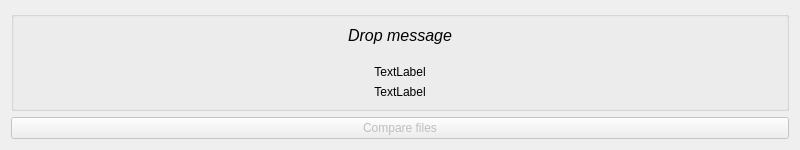
<?xml version="1.0" encoding="UTF-8"?>
<ui version="4.0">
 <class>DropWindow</class>
 <widget class="QWidget" name="DropWindow">
  <property name="geometry">
   <rect>
    <x>0</x>
    <y>0</y>
    <width>800</width>
    <height>150</height>
   </rect>
  </property>
  <property name="minimumSize">
   <size>
    <width>800</width>
    <height>150</height>
   </size>
  </property>
  <property name="windowTitle">
   <string>Form</string>
  </property>
  <layout class="QVBoxLayout" name="verticalLayout">
   <item>
    <widget class="DropBox" name="GroupDrop">
     <property name="acceptDrops">
      <bool>true</bool>
     </property>
     <property name="title">
      <string/>
     </property>
     <property name="alignment">
      <set>Qt::AlignmentFlag::AlignCenter</set>
     </property>
     <layout class="QVBoxLayout" name="verticalLayout_2">
      <item>
       <widget class="QLabel" name="LabelMessage">
        <property name="font">
         <font>
          <pointsize>12</pointsize>
          <italic>true</italic>
         </font>
        </property>
        <property name="text">
         <string>Drop message</string>
        </property>
        <property name="alignment">
         <set>Qt::AlignmentFlag::AlignCenter</set>
        </property>
       </widget>
      </item>
      <item>
       <spacer name="VSpacerDrop">
        <property name="orientation">
         <enum>Qt::Orientation::Vertical</enum>
        </property>
        <property name="sizeHint" stdset="0">
         <size>
          <width>20</width>
          <height>40</height>
         </size>
        </property>
       </spacer>
      </item>
      <item>
       <widget class="QLabel" name="LabelFilename1">
        <property name="text">
         <string>TextLabel</string>
        </property>
        <property name="alignment">
         <set>Qt::AlignmentFlag::AlignCenter</set>
        </property>
       </widget>
      </item>
      <item>
       <widget class="QLabel" name="LabelFilename2">
        <property name="text">
         <string>TextLabel</string>
        </property>
        <property name="alignment">
         <set>Qt::AlignmentFlag::AlignCenter</set>
        </property>
       </widget>
      </item>
     </layout>
    </widget>
   </item>
   <item>
    <widget class="QPushButton" name="ButtonCompare">
     <property name="enabled">
      <bool>false</bool>
     </property>
     <property name="text">
      <string>Compare files</string>
     </property>
    </widget>
   </item>
  </layout>
 </widget>
 <customwidgets>
  <customwidget>
   <class>DropBox</class>
   <extends>QGroupBox</extends>
   <header>DropBox.hpp</header>
   <container>1</container>
  </customwidget>
 </customwidgets>
 <resources/>
 <connections/>
</ui>
